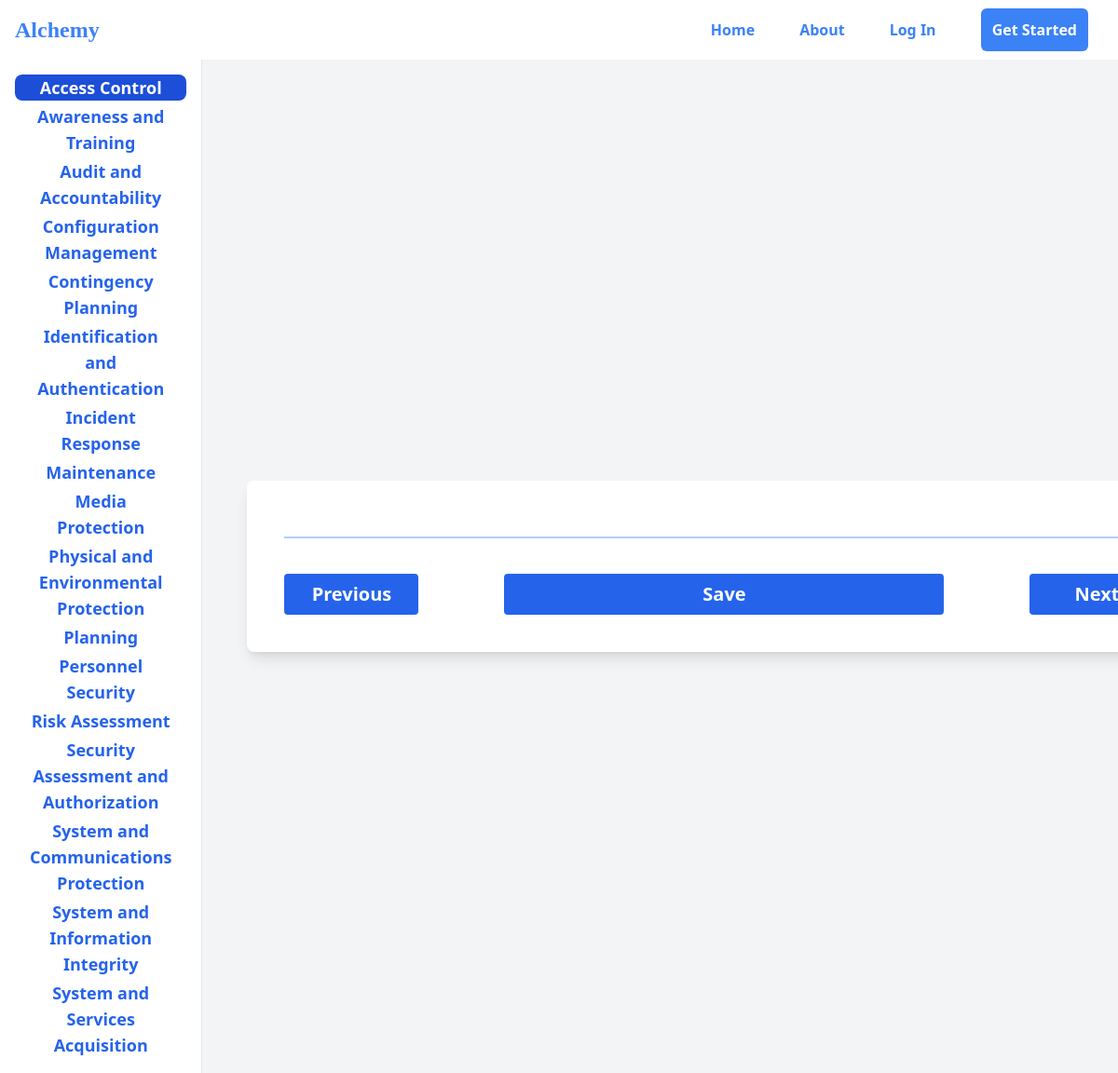
The app's page /questions/Access Control with its own data.
### AlchemyApp/models.py (models this page shows, shortened)
class ControlFamily(models.Model):
    ACCESS_CONTROL='''Access Control'''
    AWARENESS_AND_TRAINING='''Awareness and Training'''
    AUDIT_AND_ACCOUNTABILITY='''Audit and Accountability'''
    CONFIGURATION_MANAGEMENT='''Configuration Management'''
    CONTINGENCY_PLANNING='''Contingency Planning'''
    IDENTIFICATION_AND_AUTHENTICATION='''Identification and Authentication'''
    INCIDENT_RESPONSE='''Incident Response'''
    MAINTENANCE='''Maintenance'''
    MEDIA_PROTECTION='''Media Protection'''
    PHYSICAL_AND_ENVIRONMENTAL_PROTECTION='''Physical and Environmental Protection'''
    PLANNING='''Planning'''
    PERSONNEL_SECURITY='''Personnel Security'''
    RISK_ASSESSMENT='''Risk Assessment'''
    SECURITY_ASSESSMENT_AND_AUTHORIZATION='''Security Assessment and Authorization'''
    SYSTEM_AND_COMMUNICATIONS_PROTECTION='''System and Communications Protection'''
    SYSTEM_AND_INFORMATION_INTEGRITY='''System and Information Integrity'''
    SYSTEM_AND_SERVICES_ACQUISITION='''System and Services Acquisition'''
    FAMILY_LIST = [
        (ACCESS_CONTROL, 'Access Control'),
        (AWARENESS_AND_TRAINING, 'Awareness and Training'),
        (AUDIT_AND_ACCOUNTABILITY, 'Audit and Accountability'),
        (CONFIGURATION_MANAGEMENT, 'Configuration Management'),
        (CONTINGENCY_PLANNING, 'Contingency Planning'),
        (IDENTIFICATION_AND_AUTHENTICATION, 'Identification and Authentication'),
        (INCIDENT_RESPONSE, 'Incident Response'),
        (MAINTENANCE, 'Maintenance'),
        (MEDIA_PROTECTION, 'Media Protection'),
        (PHYSICAL_AND_ENVIRONMENTAL_PROTECTION, 'Physical and Environmental Protection'),
        (PLANNING, 'Planning'),
        (PERSONNEL_SECURITY, 'Personnel Security'),
        (RISK_ASSESSMENT, 'Risk Assessment'),
        (SECURITY_ASSESSMENT_AND_AUTHORIZATION, 'Security Assessment and Authorization'),
        (SYSTEM_AND_COMMUNICATIONS_PROTECTION, 'System and Communications Protection'),
        (SYSTEM_AND_INFORMATION_INTEGRITY, 'System and Information Integrity'),
        (SYSTEM_AND_SERVICES_ACQUISITION, 'System and Services Acquisition')
    ]
    family_name = models.CharField(max_length=40, choices=FAMILY_LIST, default=None) #Control Family Name
    ACCESS_CONTROL='''AC'''
    AWARENESS_AND_TRAINING='''AT'''
    AUDIT_AND_ACCOUNTABILITY='''AU'''
    CONFIGURATION_MANAGEMENT='''CM'''
    CONTINGENCY_PLANNING='''CP'''
    IDENTIFICATION_AND_AUTHENTICATION='''IA'''
    INCIDENT_RESPONSE='''IR'''
    MAINTENANCE='''MA'''
    MEDIA_PROTECTION='''MP'''
    PHYSICAL_AND_ENVIRONMENTAL_PROTECTION='''PE'''
    PLANNING='''PL'''
    PERSONNEL_SECURITY='''PS'''
    RISK_ASSESSMENT='''RA'''
    SECURITY_ASSESSMENT_AND_AUTHORIZATION='''CA'''
    SYSTEM_AND_COMMUNICATIONS_PROTECTION='''SC'''
    SYSTEM_AND_INFORMATION_INTEGRITY='''SI'''
    SYSTEM_AND_SERVICES_ACQUISITION='''SA'''
    ABBV_LIST = [
        (ACCESS_CONTROL, 'AC'),
        (AWARENESS_AND_TRAINING, 'AT'),
        (AUDIT_AND_ACCOUNTABILITY, 'AU'),
        (CONFIGURATION_MANAGEMENT, 'CM'),
        (CONTINGENCY_PLANNING, 'CP'),
        (IDENTIFICATION_AND_AUTHENTICATION, 'IA'),
        (INCIDENT_RESPONSE, 'IR'),
        (MAINTENANCE, 'MA'),
        (MEDIA_PROTECTION, 'MP'),
        (PHYSICAL_AND_ENVIRONMENTAL_PROTECTION, 'PE'),
        (PLANNING, 'PL'),
        (PERSONNEL_SECURITY, 'PS'),
        (RISK_ASSESSMENT, 'RA'),
        (SECURITY_ASSESSMENT_AND_AUTHORIZATION, 'CA'),
        (SYSTEM_AND_COMMUNICATIONS_PROTECTION, 'SC'),
        (SYSTEM_AND_INFORMATION_INTEGRITY, 'SI'),
        (SYSTEM_AND_SERVICES_ACQUISITION, 'SA')
    ]
    family_abbreviation = models.CharField(max_length=2, choices=ABBV_LIST, default=None)
    family_description = models.CharField(max_length=255, blank="True", null="True")
    class Meta:
        verbose_name = "Control Family"
        verbose_name_plural = "Control Families"

### AlchemyApp/views.py (the view)
# urls.py: path("questions/<str:control_family_name>", views.questions, name="questions"),
def questions(request, control_family_name=None):
    if control_family_name:
        control_family = ControlFamily.objects.get(family_name=control_family_name)
        questions = Question.objects.filter(controls__control_family=control_family).distinct()
    else:
        questions = Question.objects.all()
    answers = Answer.objects.filter(client="1")
    client_answers = {answer.question.id: answer.answer_text for answer in answers}
    control_families = ControlFamily.objects.all()
    return render(request, "questions.html", {
        "questions": questions,
        "client_answers": client_answers,
        "control_families": control_families,
        "current_family_name": control_family_name
    })

### AlchemyApp/templates/questions.html (shortened to what this page needs)
{% extends "layout.html" %}
{% load get_item from template_filters %}
{% block body %}
<div class="flex h-screen overflow-auto bg-gray-100">
    <div class="flex flex-col h-screen hidden md:block p-4 text-center border-r bg-white">
        <ul class="h-full flex flex-col justify-between">
            {% for family in control_families %}
            <li>
                <a href="{% url 'alchemy:questions' family.family_name %}" class="text-blue-600 hover:bg-blue-700 hover:text-white block rounded-lg px-4 {% if family.family_name == current_family_name %}bg-blue-700 text-white{% endif %}">
                    <span class="font-bold text-lg">{{ family.family_name }}</span>
                </a>
            </li>
            {% endfor %}
        </ul>
    </div>
    <div id="question_answer_wrapper" class="flex flex-grow items-center justify-center">
        <div class="mx-12 w-full min-w-512 lg:w-256 bg-white p-10 rounded-lg shadow-lg">
            <div id="questions-navigation" class="relative mt-5 mb-10">
                <div class="absolute top-1/2 left-0 right-0 h-0.5 bg-blue-500 opacity-40"></div>
            </div>
            <div class="flex justify-between mt-10">
                <button id="previous-button" class="w-36 bg-blue-600 hover:bg-blue-700 text-white font-bold text-xl py-2 px-4 mr-2 rounded focus:outline-none focus:shadow-outline disabled:opacity-50 disabled:cursor-not-allowed inline-block">Previous</button>
                <button id="save-button" class="w-1/2 bg-blue-600 hover:bg-blue-700 text-white font-bold text-xl py-2 px-4 rounded focus:outline-none focus:shadow-outline inline-block">Save</button>
                <button id="next-button"class="w-36 bg-blue-600 hover:bg-blue-700 text-white font-bold text-xl py-2 px-4 ml-2 rounded focus:outline-none focus:shadow-outline disabled:opacity-50 disabled:cursor-not-allowed inline-block">Next</button>
            </div>
        </div>
    </div>
</div>
{% endblock %}

### AlchemyApp/templates/layout.html (shortened to what this page needs)
{% load static %}
{% load static tailwind_tags %}
<!DOCTYPE html>
<html lang="en">
    <head>
        {% tailwind_css %}
    </head>
    <body class="bg-blue-100">
        <nav class="w-full bg-white p-4">
            <div class="flex items-center justify-between">
                <div class>
                    <a href="{% url 'alchemy:index' %}" class="font-serif text-2xl font-bold text-blue-500 hover:text-blue-700 duration-300">Alchemy</a>
                </div>
                <div class="flex space-x-12 mr-4 font-semibold" id="navbar-menu">
                    <a href="{% url 'alchemy:index' %}" class="text-blue-500 hover:text-blue-700 duration-300">Home</a>
                    <a href="#" class="text-blue-500 hover:text-blue-700 duration-300">About</a>
                    {% if user.is_authenticated %}
                        <a href="{% url 'alchemy:logout' %}" class="text-blue-500 hover:text-blue-700 duration-300">Log Out</a>
                    {% else %}
                        <a href="{% url 'alchemy:login' %}" class="text-blue-500 hover:text-blue-700 duration-300">Log In</a>
                    {% endif %}
                    <div>
                        <a href="{% url 'alchemy:contact' %}" class="p-3 rounded-md text-white bg-blue-500 hover:bg-blue-700 focus:outline-none focus:shadow-outline duration-300">Get Started</a>
                    </div>
                </div>
            </div>
        </nav>
        {% block body %}
        {% endblock %}
    </body>
</html>

### records on screen
ControlFamily: family_name "Access Control"
ControlFamily: family_name "Awareness and Training"
ControlFamily: family_name "Audit and Accountability"
ControlFamily: family_name "Configuration Management"
ControlFamily: family_name "Contingency Planning"
ControlFamily: family_name "Identification and Authentication"
ControlFamily: family_name "Incident Response"
ControlFamily: family_name "Maintenance"
ControlFamily: family_name "Media Protection"
ControlFamily: family_name "Physical and Environmental Protection"
ControlFamily: family_name "Planning"
ControlFamily: family_name "Personnel Security"
ControlFamily: family_name "Risk Assessment"
ControlFamily: family_name "Security Assessment and Authorization"
ControlFamily: family_name "System and Communications Protection"
ControlFamily: family_name "System and Information Integrity"
ControlFamily: family_name "System and Services Acquisition"
